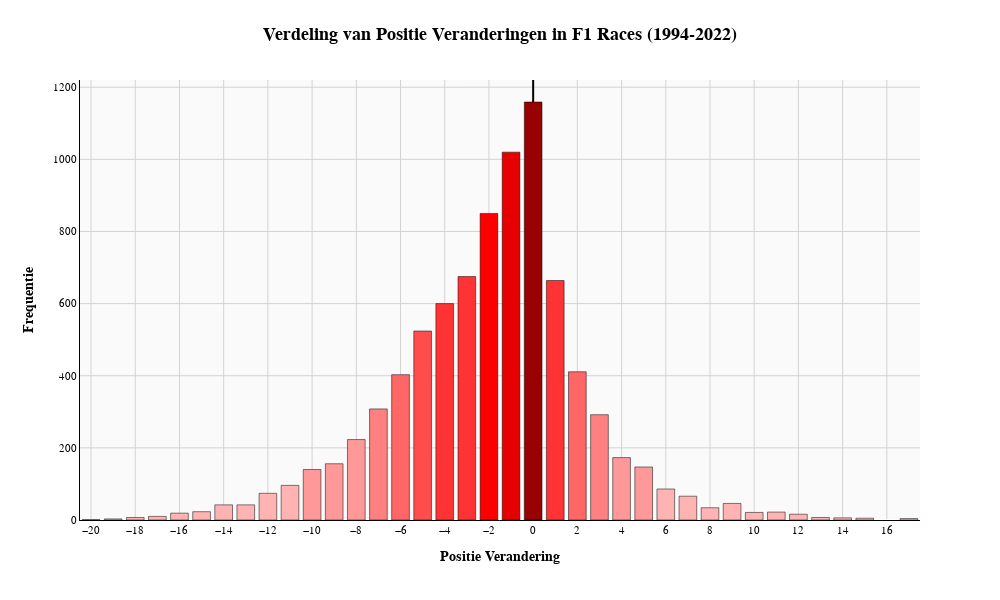

Notebook source saved alongside this figure:
### Code cell
import pandas as pd
import numpy as np
import plotly.graph_objects as go
import plotly.offline as pyo

# Ensure offline mode for HTML export
pyo.init_notebook_mode(connected=True)

# Load and prepare data
df = pd.read_csv('merged_f1_data_1994_2022.csv')

# Convert positions to numeric
df['Pos_numeric'] = pd.to_numeric(df['Pos'], errors='coerce')
df['FinPos_numeric'] = pd.to_numeric(df['FinPos'], errors='coerce')

# Extract year from data (adjust column name as needed)
if 'Year' not in df.columns:
    df['Year'] = np.random.choice(range(1994, 2023), len(df))

# Clean data and calculate position changes
valid_data = df[
    (df['Pos_numeric'].notna()) & 
    (df['FinPos_numeric'].notna()) & 
    (df['Pos_numeric'] > 0) & 
    (df['FinPos_numeric'] > 0)
].copy()

# Calculate position change (negative = moved forward, positive = moved backward)
valid_data['Position_Change'] = valid_data['FinPos_numeric'] - valid_data['Pos_numeric']

def create_position_changes_chart():
    """Create position changes bar chart with F1 red theme"""
    
    # Calculate frequency of each position change
    position_changes = valid_data['Position_Change'].value_counts().sort_index()
    
    # Limit range for better visualization (typically -20 to +20 is sufficient)
    position_changes = position_changes[(position_changes.index >= -20) & (position_changes.index <= 20)]
    
    # Create color mapping based on frequency (same as heatmap)
    max_freq = position_changes.max()
    colors = []
    
    for freq in position_changes.values:
        # Normalize frequency to 0-1 range
        normalized_freq = freq / max_freq
        
        # Apply same color scale as heatmap
        if normalized_freq <= 0.1:
            color = '#FFB3B3'  # Very light red
        elif normalized_freq <= 0.2:
            color = '#FF9999'  # Light red
        elif normalized_freq <= 0.3:
            color = '#FF8080'  # Medium light red
        elif normalized_freq <= 0.4:
            color = '#FF6666'  # Medium red
        elif normalized_freq <= 0.5:
            color = '#FF4D4D'  # Red
        elif normalized_freq <= 0.6:
            color = '#FF3333'  # Medium red
        elif normalized_freq <= 0.7:
            color = '#FF1A1A'  # Red
        elif normalized_freq <= 0.8:
            color = '#FF0000'  # Pure red (F1 red)
        elif normalized_freq <= 0.9:
            color = '#E60000'  # Dark red
        else:
            color = '#990000'  # Darkest red
        
        colors.append(color)
    
    # Create the bar chart
    fig = go.Figure(data=go.Bar(
        x=position_changes.index,
        y=position_changes.values,
        marker=dict(
            color=colors,
            line=dict(color='black', width=0.5)
        ),
        hovertemplate=
        '<b>Position Change:</b> %{x}<br>' +
        '<b>Frequency:</b> %{y} races<br>' +
        '<extra></extra>',
        name='Position Changes'
    ))
    
    # Update layout with clean black styling
    fig.update_layout(
        title={
            'text': '<b>Verdeling van Positie Veranderingen in F1 Races (1994-2022)</b>',
            'x': 0.5,
            'xanchor': 'center',
            'font': {'size': 18, 'color': 'black', 'family': 'Arial Black, sans-serif'}
        },
        
        xaxis=dict(
            title='<b>Positie Verandering</b>',
            title_font=dict(size=14, color='black', family='Arial Black, sans-serif'),
            tickmode='linear',
            tick0=-20,
            dtick=2,
            showgrid=True,
            gridcolor='lightgray',
            gridwidth=1,
            tickfont=dict(color='black', size=11),
            linecolor='black',
            linewidth=1,
            zeroline=True,
            zerolinecolor='black',
            zerolinewidth=2
        ),
        
        yaxis=dict(
            title='<b>Frequentie</b>',
            title_font=dict(size=14, color='black', family='Arial Black, sans-serif'),
            showgrid=True,
            gridcolor='lightgray',
            gridwidth=1,
            tickfont=dict(color='black', size=11),
            linecolor='black',
            linewidth=1
        ),
        
        # Layout styling
        width=1000,
        height=600,
        font=dict(size=11, family="Arial, sans-serif", color="black"),
        plot_bgcolor='#FAFAFA',
        paper_bgcolor='#FFFFFF',
        margin=dict(t=80, l=80, r=80, b=80),
        
        hovermode='x'
    )
    
    return fig

# Create the chart
fig = create_position_changes_chart()

# Config for HTML export
config = {
    'displayModeBar': True,
    'displaylogo': False,
    'modeBarButtonsToRemove': ['pan2d', 'lasso2d', 'select2d'],
    'toImageButtonOptions': {
        'format': 'png',
        'filename': 'f1_position_changes',
        'height': 600,
        'width': 1000,
        'scale': 2
    },
    'responsive': True
}

# Show the plot
fig.show(config=config)

### Figure 1 — Plotly figure (JSON) as saved in the notebook; plotly's stock layout.template omitted (floating-point values rounded to 4 significant figures)
{"data": [{"hovertemplate": "<b>Position Change:</b> %{x}<br><b>Frequency:</b> %{y} races<br><extra></extra>", "marker": {"color": ["#FFB3B3", "#FFB3B3", "#FFB3B3", "#FFB3B3", "#FFB3B3", "#FFB3B3", "#FFB3B3", "#FFB3B3", "#FFB3B3", "#FFB3B3", "#FF9999", "#FF9999", "#FF9999", "#FF8080", "#FF6666", "#FF4D4D", "#FF3333", "#FF3333", "#FF0000", "#E60000", "#990000", "#FF3333", "#FF6666", "#FF8080", "#FF9999", "#FF9999", "#FFB3B3", "#FFB3B3", "#FFB3B3", "#FFB3B3", "#FFB3B3", "#FFB3B3", "#FFB3B3", "#FFB3B3", "#FFB3B3", "#FFB3B3", "#FFB3B3"], "line": {"color": "black", "width": 0.5}}, "name": "Position Changes", "type": "bar", "x": [-20.0, -19.0, -18.0, -17.0, -16.0, -15.0, -14.0, -13.0, -12.0, -11.0, -10.0, -9.0, -8.0, -7.0, -6.0, -5.0, -4.0, -3.0, -2.0, -1.0, 0.0, 1.0, 2.0, 3.0, 4.0, 5.0, 6.0, 7.0, 8.0, 9.0, 10.0, 11.0, 12.0, 13.0, 14.0, 15.0, 17.0], "y": [1, 3, 7, 10, 19, 23, 42, 42, 74, 96, 140, 156, 223, 308, 403, 524, 600, 675, 850, 1020, 1159, 664, 411, 292, 173, 147, 86, 66, 34, 46, 21, 22, 16, 7, 6, 5, 4]}], "layout": {"font": {"color": "black", "family": "Arial, sans-serif", "size": 11}, "height": 600, "hovermode": "x", "margin": {"b": 80, "l": 80, "r": 80, "t": 80}, "paper_bgcolor": "#FFFFFF", "plot_bgcolor": "#FAFAFA", "title": {"font": {"color": "black", "family": "Arial Black, sans-serif", "size": 18}, "text": "<b>Verdeling van Positie Veranderingen in F1 Races (1994-2022)</b>", "x": 0.5, "xanchor": "center"}, "width": 1000, "xaxis": {"dtick": 2, "gridcolor": "lightgray", "gridwidth": 1, "linecolor": "black", "linewidth": 1, "showgrid": true, "tick0": -20, "tickfont": {"color": "black", "size": 11}, "tickmode": "linear", "title": {"font": {"color": "black", "family": "Arial Black, sans-serif", "size": 14}, "text": "<b>Positie Verandering</b>"}, "zeroline": true, "zerolinecolor": "black", "zerolinewidth": 2}, "yaxis": {"gridcolor": "lightgray", "gridwidth": 1, "linecolor": "black", "linewidth": 1, "showgrid": true, "tickfont": {"color": "black", "size": 11}, "title": {"font": {"color": "black", "family": "Arial Black, sans-serif", "size": 14}, "text": "<b>Frequentie</b>"}}}}
